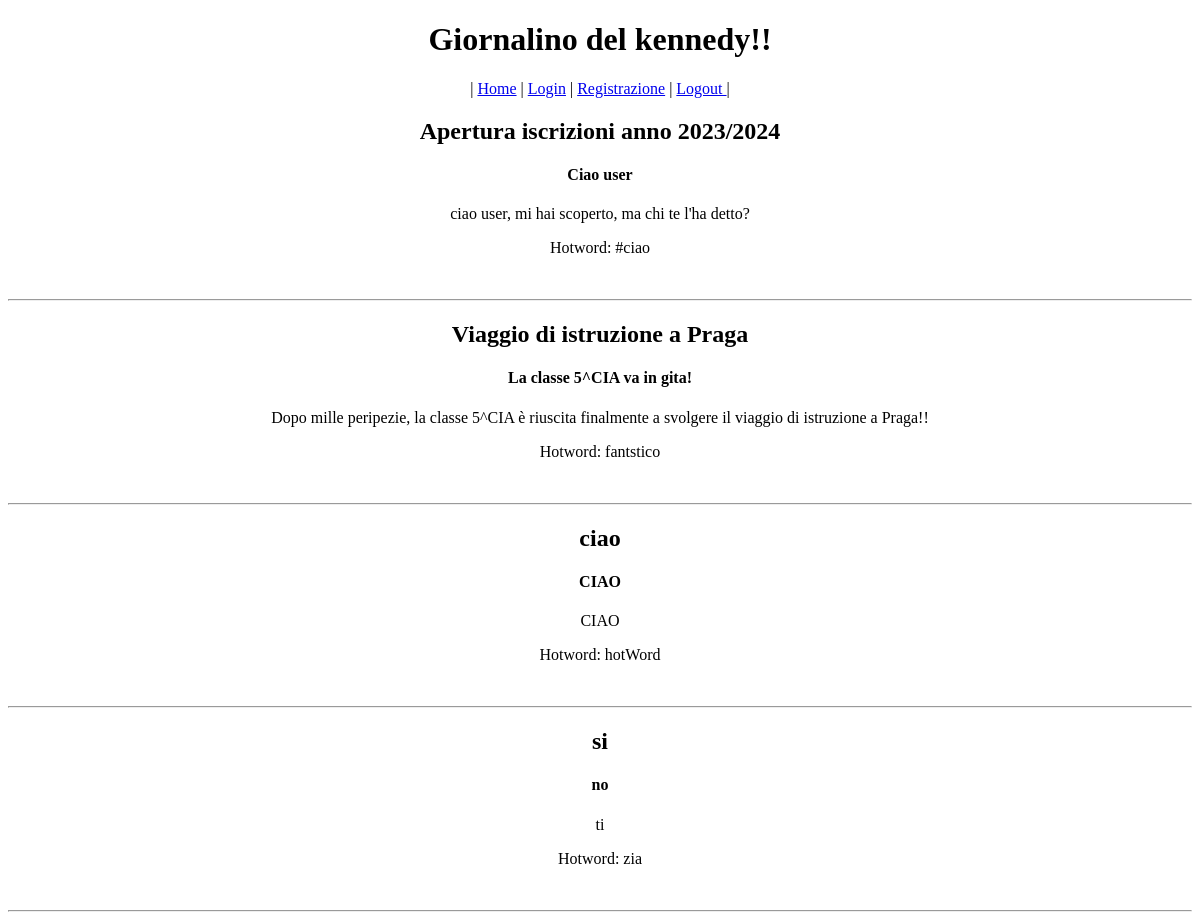
Screenshot of /pages/hotword.php with the database file from the repository.
### tables this page shows
CREATE TABLE `notizie` (
  `idNotizia` int(11) NOT NULL,
  `titolo` varchar(50) DEFAULT NULL,
  `descrizione` varchar(100) DEFAULT NULL,
  `testo` varchar(200) DEFAULT NULL,
  `categoria` int(11) DEFAULT NULL,
  `validato` int(1) DEFAULT NULL,
  `scrittore` varchar(50) DEFAULT NULL,
  `hotword` varchar(50) DEFAULT NULL
);

### pages/hotword.php (the view, shortened to what this page needs)
<!DOCTYPE html>
<html>
    <head>
        <link rel="stylesheet" href="../styles/lettore.css">
    </head>
    <body>
        <h1 class="title">Giornalino del kennedy!!</h1>
        <p>
            <nav>
                | <a href="../index.html">Home</a> |
                <a href="login.html">Login</a> |
                <a href="registrazione.html">Registrazione</a> |
                <a href="../index.html">Logout <?php session_destroy(); ?> </a> |
            </nav>
        </p>
<?php
    $dbHost="localhost";
    $dbUsr="lettore";
    $dbPass="";
    $dbName="giornalino";
    $hotword = $_POST['hotword'];
    $conn=new mysqli($dbHost,$dbUsr,$dbPass,$dbName);
        $miaQuery="select * from notizie where validato is not null and hotword like'$hotword%';";
        $risultato=$conn->query($miaQuery);
        if(mysqli_num_rows($risultato) != 0){
            if(($risultato==FALSE)){
                echo "Query con errori: <br>";
                echo mysqli_error($conn);
            }else{
                while($riga=mysqli_fetch_array($risultato,MYSQLI_ASSOC)){
                    echo "<p><h2>".$riga['titolo']."</h2></p><h4>".$riga['descrizione']."</h4><p>".$riga['testo']."</p><p>"."Hotword: ".$riga['hotword']."</p></br><hr>";
                }
            }
        }
?>
    </body>
</html>

### styles/lettore.css (style rules this page uses)
h1 { text-align: center; }
h4 { text-align: center; }
h2 { text-align: center; }
p { text-align: center; }
nav { display: block; text-align: center; }

### rows the page displays
notizie: titolo "Apertura iscrizioni anno 2023/2024", descrizione "Ciao user", testo "ciao user, mi hai scoperto, ma chi te l'ha detto?", hotword "#ciao"
notizie: titolo "Viaggio di istruzione a Praga", descrizione "La classe 5^CIA va in gita!", testo "Dopo mille peripezie, la classe 5^CIA è riuscita finalmente a svolgere il viaggio di istruzione a Praga!!", hotword "fantstico"
notizie: titolo "ciao", descrizione "CIAO", testo "CIAO", hotword "hotWord"
notizie: titolo "si", descrizione "no", testo "ti", hotword "zia"
